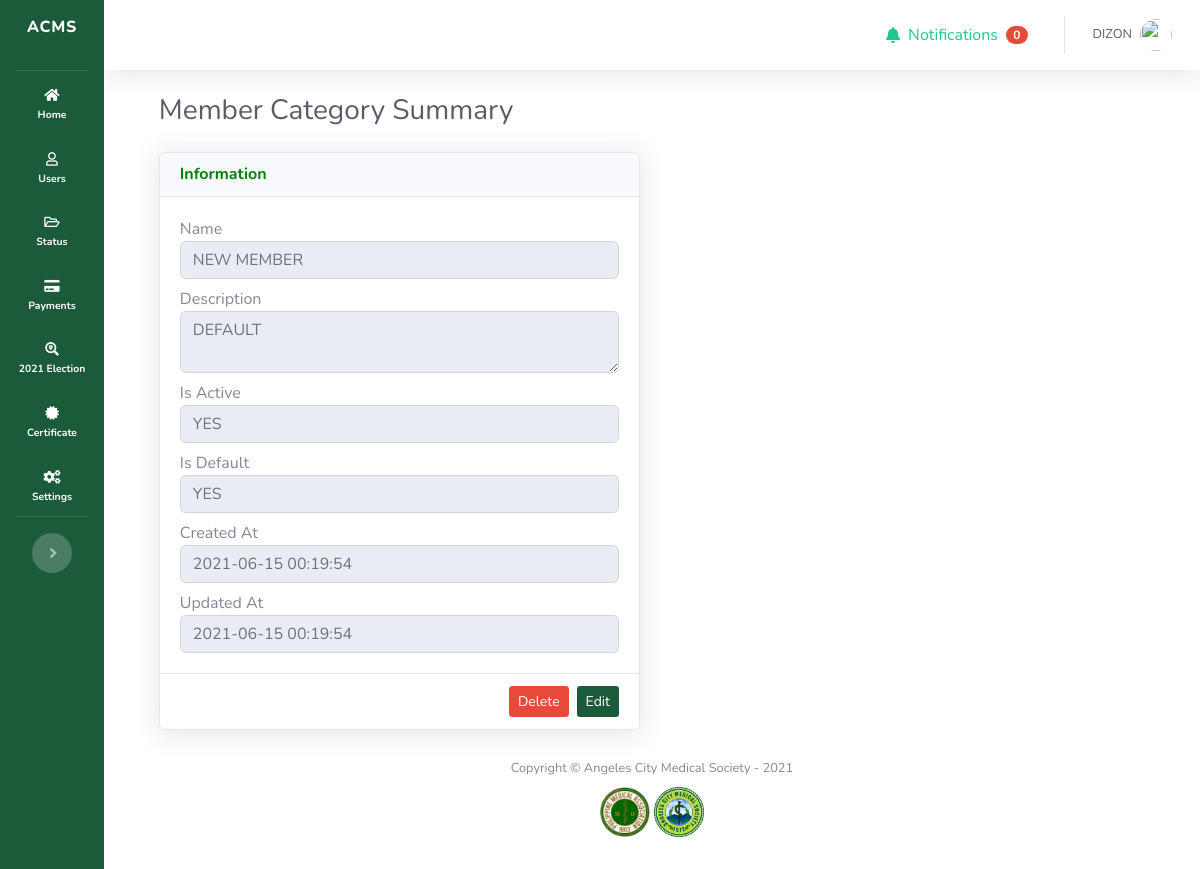
Screenshot of /admin/member_category_view.php?category_id=1 (signed in) with the database file from the repository.
### tables this page shows
CREATE TABLE `member_category` (
  `id` int(11) NOT NULL,
  `name` varchar(255) NOT NULL,
  `description` longtext DEFAULT NULL,
  `is_default` tinyint(1) NOT NULL DEFAULT 0,
  `is_active` tinyint(1) NOT NULL DEFAULT 1,
  `created_at` datetime NOT NULL DEFAULT current_timestamp(),
  `updated_at` datetime NOT NULL DEFAULT current_timestamp()
);

### admin/member_category_view.php (the view, shortened to what this page needs)
<?php
    include('sidebar.php');
    $category           =  mysqli_fetch_assoc($mysqli->query("SELECT * FROM member_category WHERE id={$_GET['category_id']}"));
?>
    <div id="content-wrapper" class="d-flex flex-column">
      <div id="content">
<?php require('topbar.php'); ?>
        <div class="container-fluid">
          <div class="d-sm-flex align-items-center justify-content-between mb-4">
            <h1 class="h3 mb-0 text-gray-800">Member Category Summary</h1>
          </div>
          <div class="row">
            <div class="col-md-12">
              <div class="row">
                <div class="col-md-6">
                    <div class="card shadow">
                        <div class="card-header">
                            <h6 class="m-0 font-weight-bold" style="color: green;">Information</h6>
                        </div>
                        <div class="card-body">
                            <div class="row">
                                <div class="col-md-12">
                                    Name
                                </div>
                                <div class="col-md-12">
                                    <input type="text" class="form-control" value="<?=$category['name']?>" readonly>
                                </div>
                            </div>
                            <div class="row mt-2">
                                <div class="col-md-12">
                                    Description
                                </div>
                                <div class="col-md-12">
                                    <textarea class="form-control" cols="30" rows="2" readonly><?=$category['description']?></textarea>
                                </div>
                            </div>
                            <div class="row mt-2">
                                <div class="col-md-12">
                                    Is Active
                                </div>
                                <div class="col-md-12">
                                    <input type="text" class="form-control" value="<?=$category['is_active'] == 1 ? 'YES' : 'NO'?> " readonly>
                                </div>
                            </div>
                            <div class="row mt-2">
                                <div class="col-md-12">
                                    Is Default
                                </div>
                                <div class="col-md-12">
                                    <input type="text" class="form-control" value="<?=$category['is_default'] == 1 ? 'YES' : 'NO'?> " readonly>
                                </div>
                            </div>
                            <div class="row mt-2">
                                <div class="col-md-12">
                                    Created At
                                </div>
                                <div class="col-md-12">
                                    <input type="text" class="form-control" value="<?=$category['created_at']?>" readonly>
                                </div>
                            </div>
                            <div class="row mt-2">
                                <div class="col-md-12">
                                    Updated At
                                </div>
                                <div class="col-md-12">
                                    <input type="text" class="form-control" value="<?=$category['updated_at']?>" readonly>
                                </div>
                            </div>
                        </div>
                        <div class="card-footer bg-white d-flex justify-content-end">
                          <form action="process_member_category.php" method="POST" class='align-self-start mr-2'>
                            <button type="submit" name="delete_category" class="btn btn-sm btn-danger text-white">
                                Delete
                            </button>
                          </form>
                          <button class="btn btn-sm bg-gradient-primary text-white" data-toggle="modal" data-target="#modal_edit_category">
                            Edit
                          </button>
                        </div>
                    </div>
                </div>
              </div>
            </div>
          </div>
          </div>
        </div>
<?php
  include('footer.php');
  ?>

### admin/sidebar.php (style rules this page uses)
.bg-gradient-primary { background-color: #1b5b3a !important; background-image: none !important; background-image: none !important; background-size: cover !important; }
.container-fluid { background-color: white; padding-left: 5% !important; padding-right: 5% !important; }
#content-wrapper { background-color: white !important; }
::placeholder { opacity: 0.7 !important; }

### rows the page displays
member_category: name "NEW MEMBER", description "DEFAULT", is_active "YES", is_default "YES", created_at "2021-06-15 00:19:54", updated_at "2021-06-15 00:19:54"

### other values shown
$unread "0"
$_SESSION['full_name'] "DIZON"
